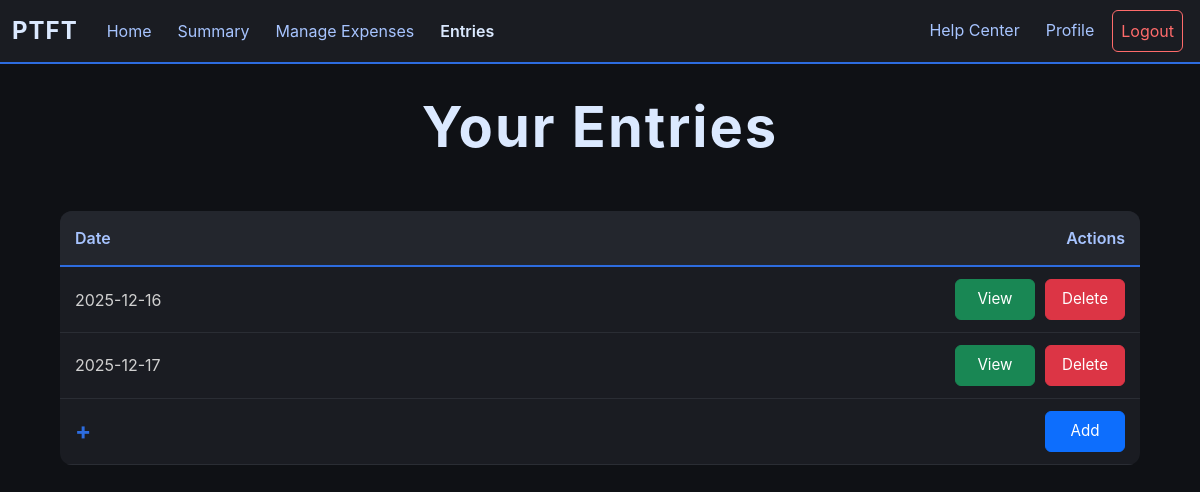
Before: /entry (signed in) with the older database file.
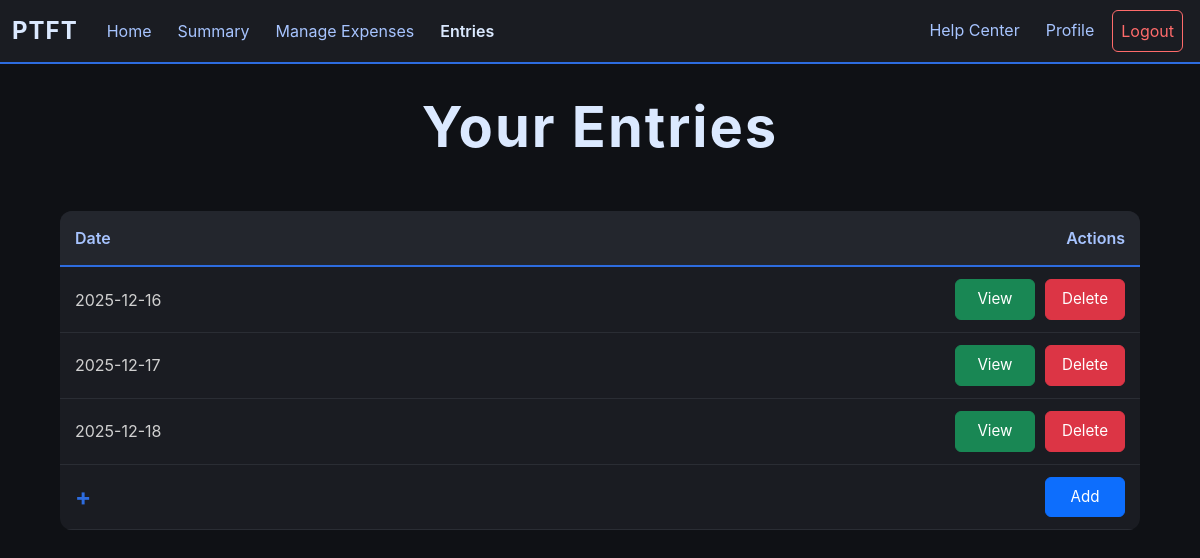
After: the same page with the newer database file.
### app/models.py (models this page shows, shortened)
class Entry(db.Model):        #Stores each entry per user
    id = db.Column(db.Integer, primary_key = True)
    user_id = db.Column(db.Integer, db.ForeignKey("user.id"))
    income = db.Column(db.Float, default = 0.0)
    date = db.Column(db.Integer, default = date.today())

### app/routes/entry.py (the view)
@entry.route("/entry", methods = ["GET"])
def all_entry():
    if helper.check_login():
        if request.method == "GET":     #Displays all user entries
            return render_template("entry.html", entries = Entry.query.filter_by(user_id = session["user_id"]).all())
    else:
        return redirect(url_for("user.login"))

### app/helper.py (called while the page is built)
def check_login():
    return "user_id" in session

### app/templates/entry.html (shortened to what this page needs)
{% extends "budget_base.html" %}
{% block content %}
<div class="expense-container">
    <h1 class="main-title">Your Entries</h1>
    <table class="expense-table">
        <thead>
            <tr>
                <th style="width: 70%;">Date</th>
                <th style="width: 30%; text-align: right;">Actions</th>
            </tr>
        </thead>
        <tbody>
            {% for entry in entries %}
            <tr>
                <td>{{entry.date}}</td>
                <td class="button-cell">
                    <div class="button-group">
                        <a href="{{url_for('entry.view_entry', entry_id = entry.id)}}" class="btn btn-success">View</a>
                        <form action="{{url_for('entry.delete_entry', entry_id = entry.id)}}" method="POST">
                            <button type="submit" class="btn btn-danger">Delete</button>
                        </form>
                    </div>
                </td>
            </tr>
            {% endfor %}
            <tr class="add-row">
                <td>+</td>
                <td class="button-cell">
                    <form action="/add_entry" method="POST">
                        <button type="submit" class="btn btn-primary">Add</button>
                    </form>
                </td>
            </tr>
        </tbody>
    </table>
</div>
{% endblock %}

Changed rows visible on the page:
added Entry: date "2025-12-18"
